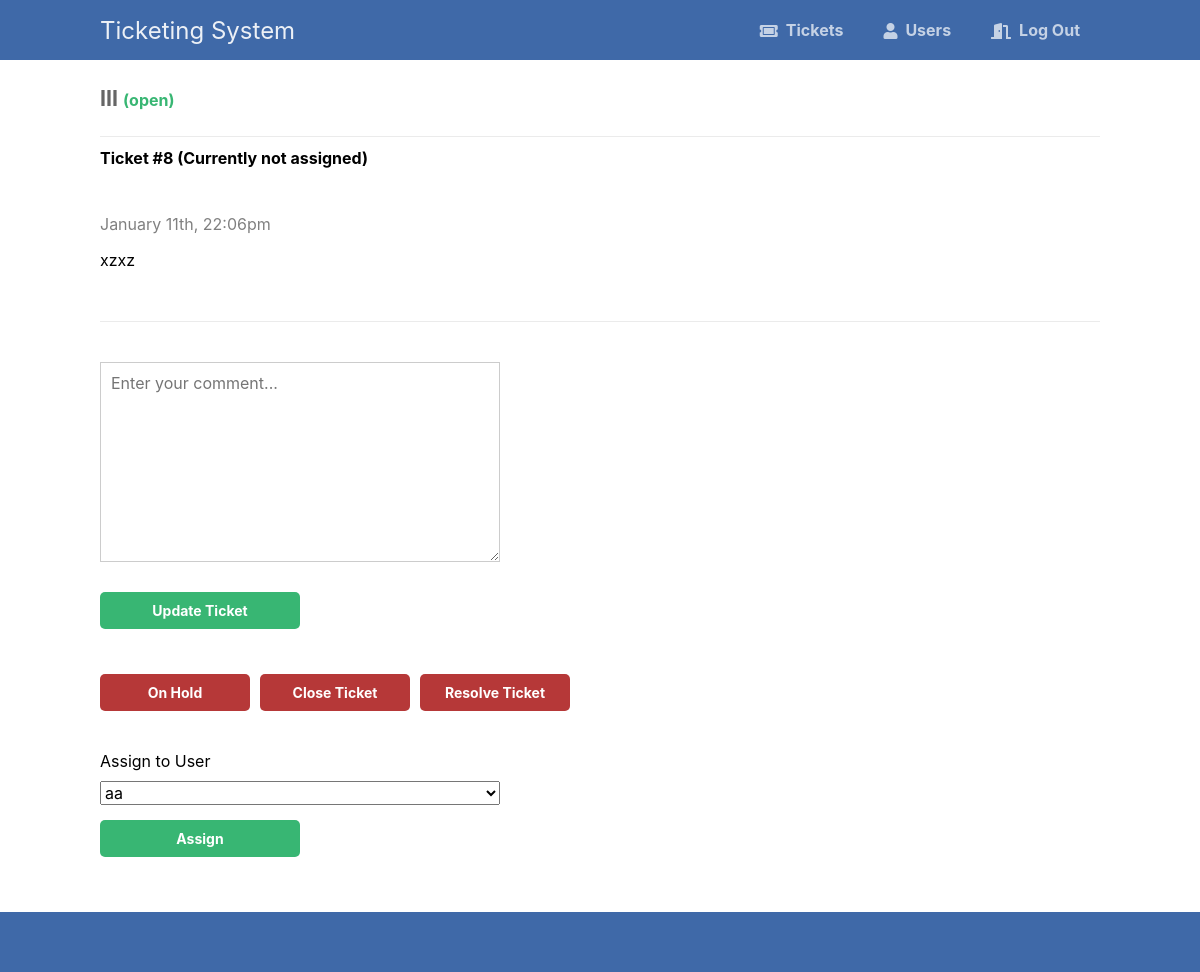
Screenshot of /admin/view.php?id=8 (signed in) with the database file from the repository.
### tables this page shows
CREATE TABLE `tickets` (
  `id` int(11) NOT NULL,
  `title` varchar(255) NOT NULL,
  `msg` text NOT NULL,
  `email` varchar(255) DEFAULT NULL,
  `created` datetime NOT NULL DEFAULT current_timestamp(),
  `status` enum('open','closed','resolved','hold') NOT NULL DEFAULT 'open',
  `assigned` varchar(50) DEFAULT NULL
);

### admin/view.php (the view, shortened to what this page needs)
<?php
include '../inc/functions.php';
$pdo = pdo_connect_mysql();
$stmt = $pdo->prepare('SELECT * FROM tickets WHERE id = ?');
$stmt->execute([ $_GET['id'] ]);
$ticket = $stmt->fetch(PDO::FETCH_ASSOC);
$pdo = pdo_connect_mysql();
$stmt = $pdo->prepare('SELECT * FROM users WHERE status="active"');
$stmt->execute();
$users = $stmt->fetchAll(PDO::FETCH_ASSOC);
?>
<?=template_header('Ticket')?>
<div class="content view">
	<h2><?=htmlspecialchars($ticket['title'], ENT_QUOTES)?>
	<span class="<?=$ticket['status']?>">(<?=$ticket['status']?>)</span></h2>
	<h1>Ticket <?php echo("#".$ticket['id']) ?>
	<?php
		if ($ticket['assigned']==null)
		{
			echo (" (Currently not assigned)");
		}
		else
		{
		echo(" (Assigned to ".$ticket['assigned'].")");
		}
		?>
</h1>
    <div class="ticket">
        <p class="created"><?=date('F dS, G:ia', strtotime($ticket['created']))?></p>
        <p class="msg"><?=nl2br(htmlspecialchars($ticket['msg'], ENT_QUOTES))?></p>
    </div>
    <div class="comments">
        <form action="" method="post">
            <textarea name="msg" placeholder="Enter your comment..."></textarea>
            <input type="submit" value="Update Ticket">
        </form>
<div class="btns">
		<?php
		if ($ticket['status']=="hold")
		{
			?>
			<a href="view.php?id=<?=$_GET['id']?>&status=open" class="btn">Remove Hold</a>
		<?php
		}
		else
		{
			?>
			<a href="view.php?id=<?=$_GET['id']?>&status=hold" class="btn red">On Hold</a>
		<?php
		}
		?>
	<a href="view.php?id=<?=$_GET['id']?>&status=closed" class="btn red">Close Ticket</a>
        <a href="view.php?id=<?=$_GET['id']?>&status=resolved" class="btn red">Resolve Ticket</a>
  </div>
	<form action="" method="post">
		<label for="email">Assign to User</label>
		<select name="assigned" id="assigned">
		<?php
		foreach($users as $user):
			if ($ticket['assigned']==$user['username'])
			{
				echo ('<option selected>'.$user['username'].'</option>');
			}
			else
			{
			echo ('<option>'.$user['username'].'</option>');
			}
        endforeach;
		?>
		</select>
            <input type="submit" value="Assign">
        </form>
    </div>
</div>
<?=template_footer()?>

### admin/style.css (style rules this page uses)
* { box-sizing: border-box; font-family: -apple-system, BlinkMacSystemFont, "segoe ui", roboto, oxygen, ubuntu, cantarell, "fira sans", "droid sans", "helvetica neue", Arial, sans-serif; font-size: 16px; -webkit-font-smoothing: antialiased; -moz-osx-font-smoothing: grayscale; }
body { background-color: #FFFFFF; margin: 0; }
.content { width: 1000px; margin: 0 auto; }
.content h2 { margin: 0; padding: 25px 0; font-size: 22px; border-bottom: 1px solid #ebebeb; color: #666666; }
.btns { display: flex; }
.btns .btn { display: inline-block; text-decoration: none; background-color: #38b673; font-weight: bold; font-size: 14px; border-radius: 5px; color: #FFFFFF; padding: 10px 15px; margin: 15px 10px 15px 0; width: 150px; text-align: center; }
.btns .btn.red { background-color: #b63838; display: block; width: 150px; text-align: center; }
.view h2 .open, .view h2 .resolved { color: #38b673; }
.view .ticket { padding: 20px 0; }
.view .ticket .created { color: gray; }
.view .comments { margin-top: 15px; border-top: 1px solid #ebebeb; padding: 25px 0; }
.create form, .view form { padding: 15px 0; display: flex; flex-flow: column; width: 400px; }
.create form label, .view form label { display: inline-flex; width: 100%; padding: 10px 0; margin-right: 25px; }
.create form input, .create form textarea, .view form input, .view form textarea { padding: 10px; width: 100%; margin-right: 25px; margin-bottom: 15px; border: 1px solid #cccccc; }
.create form textarea, .view form textarea { height: 200px; }
.create form input[type="submit"], .view form input[type="submit"] { display: block; background-color: #38b673; border: 0; font-weight: bold; font-size: 14px; color: #FFFFFF; cursor: pointer; width: 200px; margin-top: 15px; border-radius: 5px; }

### rows the page displays
tickets: title "lll", status "open", id "8", created "January 11th, 22:06pm", msg "xzxz"

### other values shown
form field assigned "aa"
